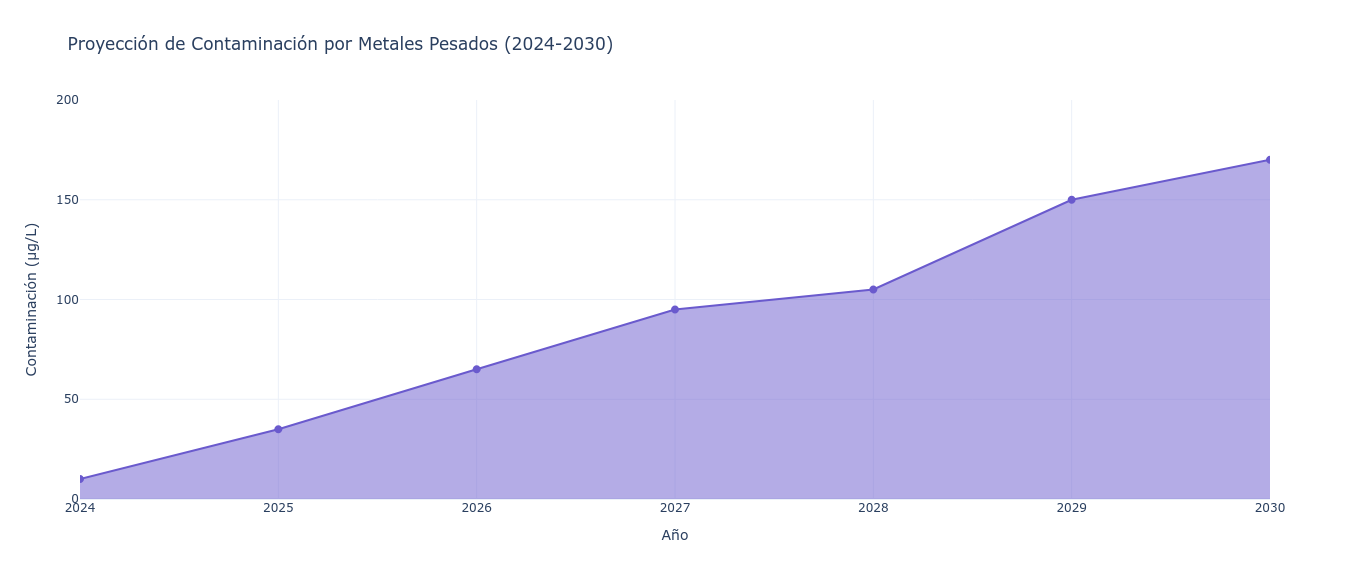

This figure's Python source:
import plotly.graph_objects as go

# Datos de ejemplo: años y niveles de contaminación (en microgramos por litro)
años = [2024, 2025, 2026, 2027, 2028, 2029, 2030]
# Incremento del 200% cada 5 años
contaminacion = [10, 35, 65, 95, 105, 150,170]  # Proyección de contaminación

# Crear el gráfico de área
fig = go.Figure()

fig.add_trace(go.Scatter(
    x=años,
    y=contaminacion,
    fill='tozeroy',  # Rellenar hacia el eje y
    mode='lines+markers',
    name='Contaminación',
    line=dict(color='Slateblue', width=2),
    marker=dict(size=8, color='Slateblue')
))

# Añadir título y etiquetas
fig.update_layout(
    title='Proyección de Contaminación por Metales Pesados (2024-2030)',
    xaxis_title='Año',
    yaxis_title='Contaminación (µg/L)',
    xaxis=dict(tickmode='linear'),
    yaxis=dict(range=[0, 200]),  # Ajustar el rango del eje y según sea necesario
    template='plotly_white'
)

# Mostrar el gráfico
fig.show()
